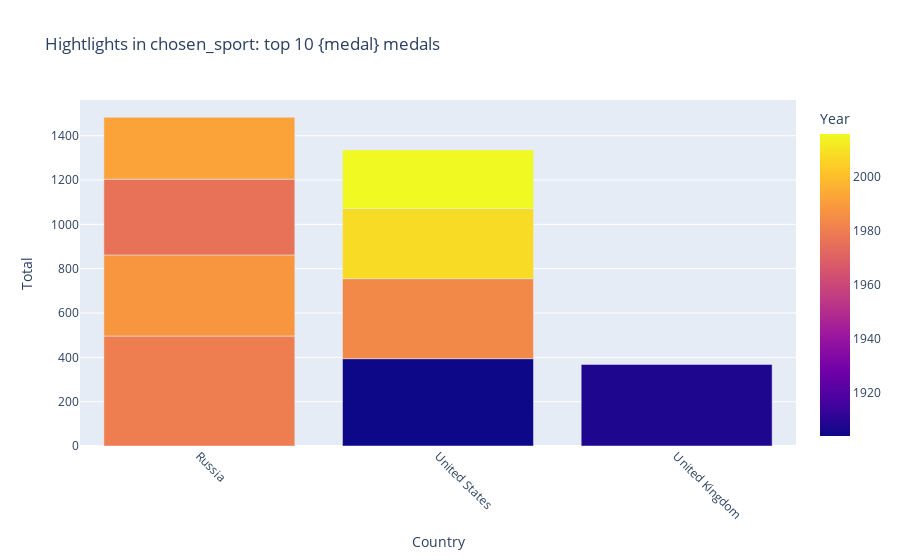

This figure's notebook cell:
### Code cell
fig = px.bar(dff1, x="Country", y="Total", color="Year",
    title="Hightlights in chosen_sport: top 10 {medal} medals",
    labels={"value":"Number of medals", "variable":"Country"}
    )
fig.update_layout(barmode='group', xaxis_tickangle=45)
fig.show()

### Figure 1 — Plotly figure (JSON) as saved in the notebook; plotly's stock layout.template omitted (floating-point values rounded to 4 significant figures)
{"data": [{"alignmentgroup": "True", "hovertemplate": "Country=%{x}<br>Total=%{y}<br>Year=%{marker.color}<extra></extra>", "legendgroup": "", "marker": {"color": [1980, 1904, 1908, 1988, 1984, 1976, 2008, 1980, 1992, 2016], "coloraxis": "coloraxis", "pattern": {"shape": ""}}, "name": "", "offsetgroup": "", "orientation": "v", "showlegend": false, "textposition": "auto", "type": "bar", "x": ["Russia", "United States", "United Kingdom", "Russia", "United States", "Russia", "United States", null, "Russia", "United States"], "xaxis": "x", "y": [496, 394, 368, 366, 361, 342, 317, 303, 279, 264], "yaxis": "y"}], "layout": {"barmode": "group", "coloraxis": {"colorbar": {"title": {"text": "Year"}}, "colorscale": [[0, "#0d0887"], [0.1111, "#46039f"], [0.2222, "#7201a8"], [0.3333, "#9c179e"], [0.4444, "#bd3786"], [0.5556, "#d8576b"], [0.6667, "#ed7953"], [0.7778, "#fb9f3a"], [0.8889, "#fdca26"], [1, "#f0f921"]]}, "legend": {"tracegroupgap": 0}, "title": {"text": "Hightlights in chosen_sport: top 10 {medal} medals"}, "xaxis": {"anchor": "y", "domain": [0, 1], "tickangle": 45, "title": {"text": "Country"}}, "yaxis": {"anchor": "x", "domain": [0, 1], "title": {"text": "Total"}}}}
